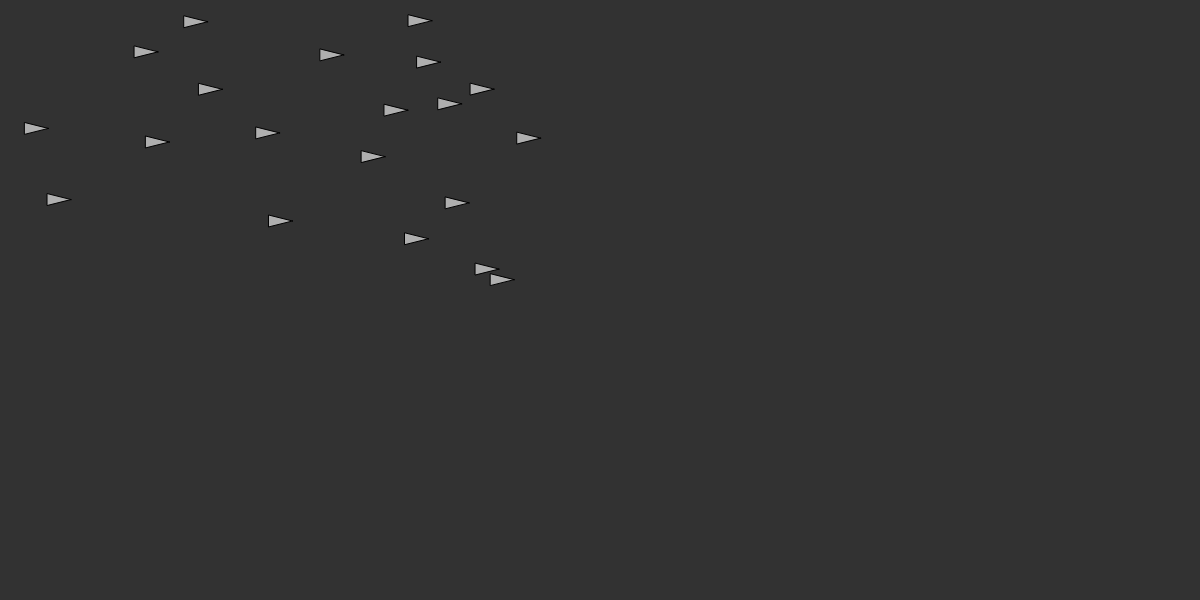
Frame 1 (no input)
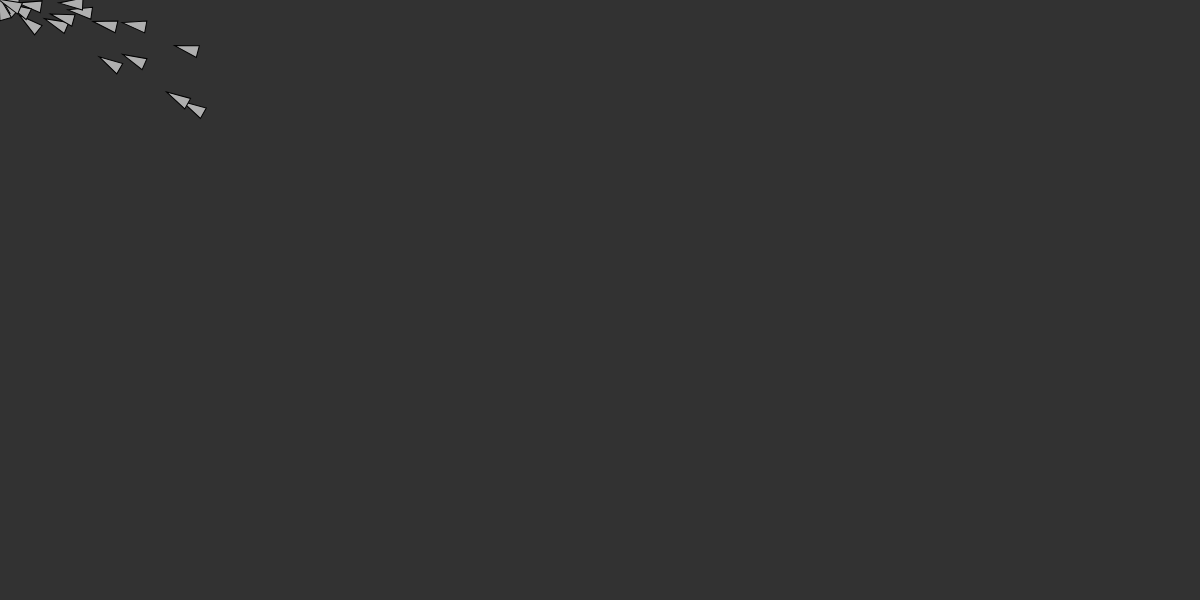
Frame 60 (no input)
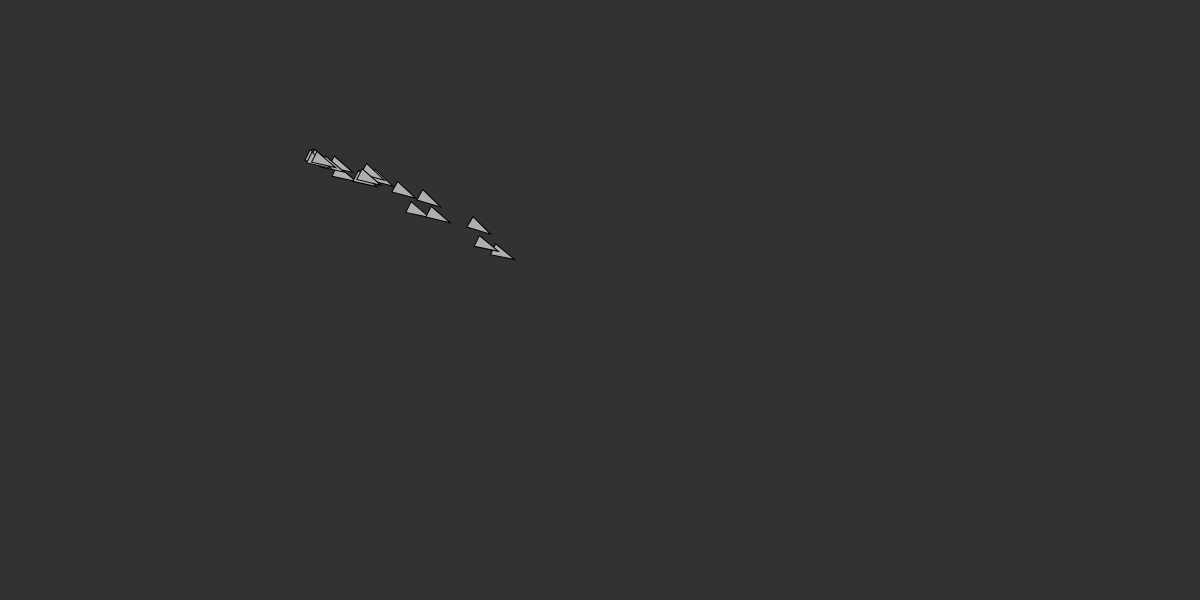
Frame 120 (the mouse pressed at the canvas centre since frame 60)

The p5.js sketch that drew these frames (run headless with seeded random() and noise() and a simulated clock; from frame 60 on, the mouse is pressed at the canvas centre):

// p5.js sketch
// ── sketch.js
// let width = screen.width;
// let height = screen.height;
let width = 1200;
let height = 600;
let agentes = [];
let cantidad = 20;

function setup(){
	canvas = createCanvas(width,height);
	for(let i = 0; i < cantidad; i++){
		agentes[i] = new Agente(random(width/2),random(height/2));
	}
}

function draw(){
	background(50);	
	for(let i = 0; i < agentes.length; i++){
		agentes[i].recalcular();
		agentes[i].render();
		agentes[i].llegar(createVector(mouseX,mouseY));
	}
	
}

class Agente{
	constructor(x,y){
		this.posicion = createVector(x,y);
		this.velocidad = createVector(0,0);
		this.aceleracion = createVector(0,0);
		this.r = 6.0;
		this.fuerzaMax = 8;
		this.velMax = 6;
		console.log("ok");
	}

	aplicarFuerza(fuerza){
		this.aceleracion.add(fuerza);
	}

	recalcular(){
		this.velocidad.add(this.aceleracion);
		this.velocidad.limit(this.velMax);
		this.posicion.add(this.velocidad);
		this.aceleracion.mult(0);
	}

	buscar(objetivo){
		let rumbo = p5.Vector.sub(objetivo,this.posicion);
		rumbo.normalize();
		rumbo.mult(this.velMax);
		let doblar = p5.Vector.sub(rumbo,this.velocidad);
		doblar.limit(this.fuerzaMax);
		this.aplicarFuerza(doblar);
	}

	llegar(objetivo){
		let rumbo = p5.Vector.sub(objetivo,this.posicion);
		let d = rumbo.mag();
		rumbo.normalize();
		if(d < 100){
			let m = map(d,0, 100,0,this.velMax);
			rumbo.mult(m)
		}else{
			rumbo.mult(this.velMax);
		}	

		let doblar = p5.Vector.sub(rumbo,this.velocidad);
		doblar.limit(this.fuerzaMax);
		this.aplicarFuerza(doblar);
	}

	render(){
		let theta = this.velocidad.heading() + Math.PI/2;
		fill(175);
		stroke(0);
		push();
		translate(this.posicion.x,this.posicion.y);
		rotate(theta);
		beginShape();
		vertex(0, -this.r*2);
		vertex(-this.r, this.r*2);
		vertex(this.r, this.r*2);
		endShape(CLOSE);
		pop();
	}
}
